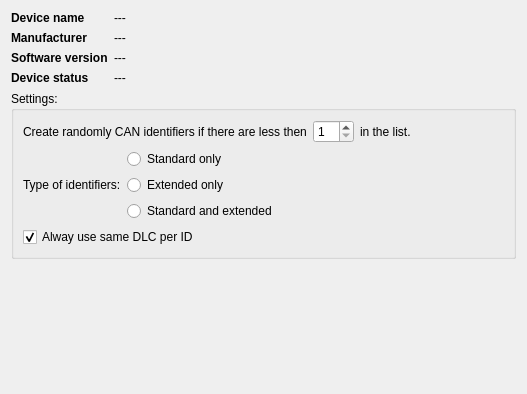
<?xml version="1.0" encoding="UTF-8"?>
<ui version="4.0">
 <class>SettingsDemo</class>
 <widget class="QWidget" name="SettingsDemo">
  <property name="geometry">
   <rect>
    <x>0</x>
    <y>0</y>
    <width>527</width>
    <height>394</height>
   </rect>
  </property>
  <property name="windowTitle">
   <string>Form</string>
  </property>
  <layout class="QGridLayout" name="gridLayout_3">
   <item row="0" column="0">
    <layout class="QGridLayout" name="gridLayout_2">
     <item row="0" column="0">
      <widget class="QLabel" name="labelDeviceName">
       <property name="font">
        <font>
         <weight>75</weight>
         <bold>true</bold>
        </font>
       </property>
       <property name="layoutDirection">
        <enum>Qt::RightToLeft</enum>
       </property>
       <property name="text">
        <string>Device name</string>
       </property>
      </widget>
     </item>
     <item row="0" column="1">
      <widget class="QLabel" name="labelDeviceNameInfo">
       <property name="text">
        <string>---</string>
       </property>
      </widget>
     </item>
     <item row="1" column="0">
      <widget class="QLabel" name="labelDeviceManufacturer">
       <property name="font">
        <font>
         <weight>75</weight>
         <bold>true</bold>
        </font>
       </property>
       <property name="layoutDirection">
        <enum>Qt::RightToLeft</enum>
       </property>
       <property name="text">
        <string>Manufacturer</string>
       </property>
      </widget>
     </item>
     <item row="1" column="1">
      <widget class="QLabel" name="labelDeviceManufacturerInfo">
       <property name="text">
        <string>---</string>
       </property>
      </widget>
     </item>
     <item row="2" column="0">
      <widget class="QLabel" name="labelDeviceVersion">
       <property name="font">
        <font>
         <weight>75</weight>
         <bold>true</bold>
        </font>
       </property>
       <property name="layoutDirection">
        <enum>Qt::RightToLeft</enum>
       </property>
       <property name="text">
        <string>Software version</string>
       </property>
      </widget>
     </item>
     <item row="2" column="1">
      <widget class="QLabel" name="labelDeviceVersionInfo">
       <property name="text">
        <string>---</string>
       </property>
      </widget>
     </item>
     <item row="3" column="0">
      <widget class="QLabel" name="labelDeviceStatus">
       <property name="font">
        <font>
         <weight>75</weight>
         <bold>true</bold>
        </font>
       </property>
       <property name="layoutDirection">
        <enum>Qt::RightToLeft</enum>
       </property>
       <property name="text">
        <string>Device status</string>
       </property>
      </widget>
     </item>
     <item row="3" column="1">
      <widget class="QLabel" name="labelDeviceStatusInfo">
       <property name="text">
        <string>---</string>
       </property>
      </widget>
     </item>
    </layout>
   </item>
   <item row="0" column="1">
    <spacer name="horizontalSpacer_2">
     <property name="orientation">
      <enum>Qt::Horizontal</enum>
     </property>
     <property name="sizeHint" stdset="0">
      <size>
       <width>325</width>
       <height>20</height>
      </size>
     </property>
    </spacer>
   </item>
   <item row="1" column="0" colspan="2">
    <widget class="QGroupBox" name="deviceSettings">
     <property name="title">
      <string>Settings:</string>
     </property>
     <layout class="QGridLayout" name="gridLayout">
      <item row="0" column="0">
       <layout class="QHBoxLayout" name="horizontalLayout">
        <item>
         <widget class="QLabel" name="label">
          <property name="text">
           <string>Create randomly CAN identifiers if there are less then</string>
          </property>
         </widget>
        </item>
        <item>
         <widget class="QSpinBox" name="spinBoxNbIdentifiers">
          <property name="maximumSize">
           <size>
            <width>50</width>
            <height>16777215</height>
           </size>
          </property>
          <property name="minimum">
           <number>1</number>
          </property>
         </widget>
        </item>
        <item>
         <widget class="QLabel" name="label_2">
          <property name="text">
           <string>in the list.</string>
          </property>
         </widget>
        </item>
       </layout>
      </item>
      <item row="0" column="1">
       <spacer name="horizontalSpacer">
        <property name="orientation">
         <enum>Qt::Horizontal</enum>
        </property>
        <property name="sizeHint" stdset="0">
         <size>
          <width>228</width>
          <height>20</height>
         </size>
        </property>
       </spacer>
      </item>
      <item row="1" column="0" colspan="2">
       <layout class="QHBoxLayout" name="horizontalLayout_2">
        <item>
         <widget class="QLabel" name="label_3">
          <property name="text">
           <string>Type of identifiers:</string>
          </property>
         </widget>
        </item>
        <item>
         <layout class="QVBoxLayout" name="verticalLayout">
          <item>
           <widget class="QRadioButton" name="rbStdOnly">
            <property name="text">
             <string>Standard only</string>
            </property>
           </widget>
          </item>
          <item>
           <widget class="QRadioButton" name="rbExtOnly">
            <property name="text">
             <string>Extended only</string>
            </property>
           </widget>
          </item>
          <item>
           <widget class="QRadioButton" name="rbStdExt">
            <property name="text">
             <string>Standard and extended</string>
            </property>
           </widget>
          </item>
         </layout>
        </item>
        <item>
         <spacer name="horizontalSpacer_3">
          <property name="orientation">
           <enum>Qt::Horizontal</enum>
          </property>
          <property name="sizeHint" stdset="0">
           <size>
            <width>51</width>
            <height>20</height>
           </size>
          </property>
         </spacer>
        </item>
       </layout>
      </item>
      <item row="2" column="0">
       <widget class="QCheckBox" name="checkBoxFixDLC">
        <property name="text">
         <string>Alway use same DLC per ID</string>
        </property>
        <property name="checked">
         <bool>true</bool>
        </property>
       </widget>
      </item>
     </layout>
    </widget>
   </item>
   <item row="2" column="0" colspan="2">
    <spacer name="verticalSpacer">
     <property name="orientation">
      <enum>Qt::Vertical</enum>
     </property>
     <property name="sizeHint" stdset="0">
      <size>
       <width>20</width>
       <height>236</height>
      </size>
     </property>
    </spacer>
   </item>
  </layout>
 </widget>
 <resources/>
 <connections/>
</ui>
